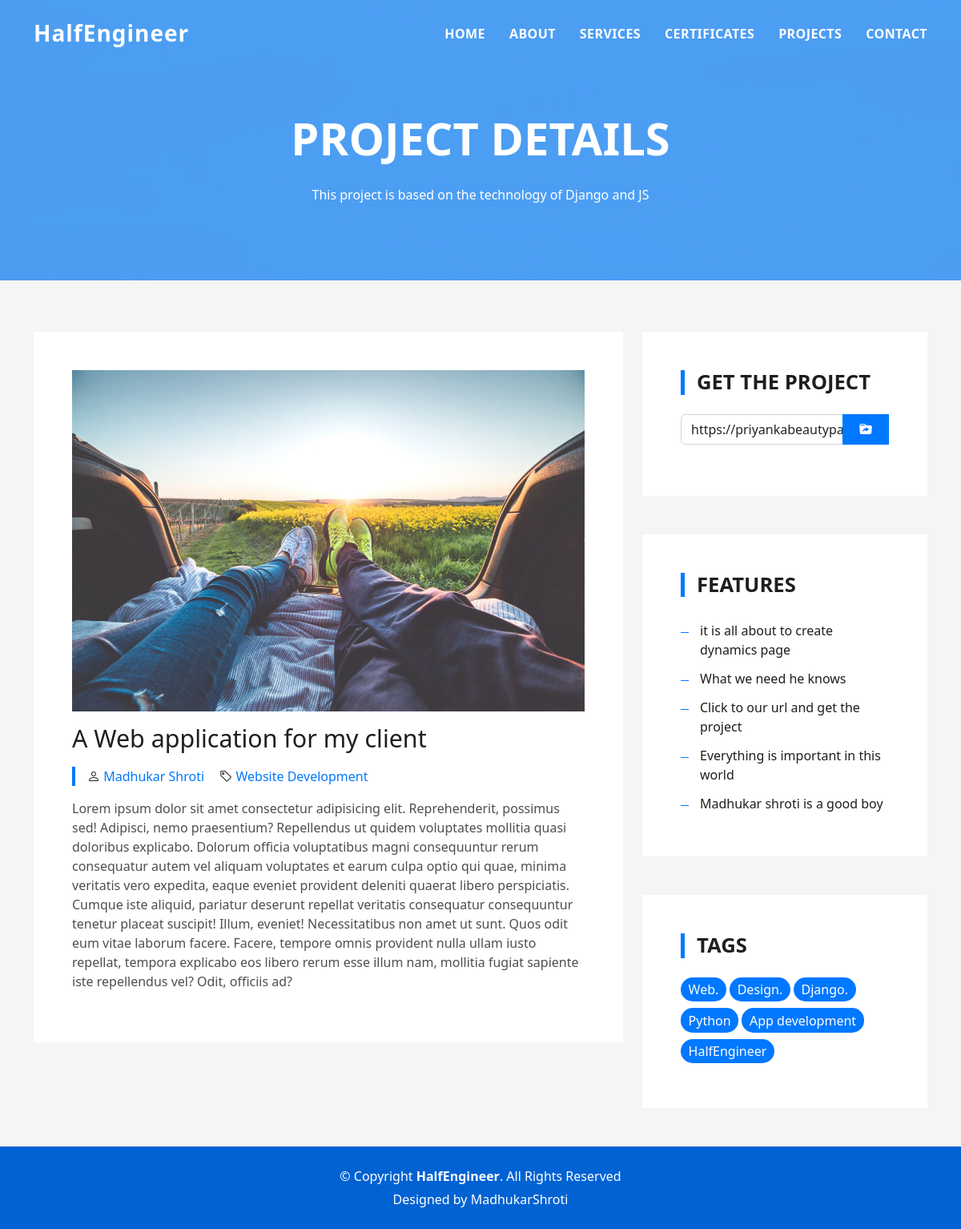
Page /project-detail/3 on the committed database.
### Projects/models.py (models this page shows)
class ProjectShow(models.Model):
    prject_id = models.AutoField
    technology = models.CharField(max_length=50)
    link = models.CharField(max_length=100)
    image = models.ImageField(upload_to='Project/images', default="")
    Feature1 = models.CharField(max_length=50, blank=True)
    Feature2 = models.CharField(max_length=50, blank=True)
    Feature3 = models.CharField(max_length=50, blank=True)
    Feature4 = models.CharField(max_length=50, blank=True)
    Feature5 = models.CharField(max_length=50, blank=True)
    ProjectTime = models.CharField(max_length=10)
    project_name = models.CharField(max_length=100)
    tag = models.CharField(max_length=20)
    desc = models.TextField()
    desc2 = models.TextField(blank=True)
    def __str__(self):
        return self.project_name

### MyPortfolio/views.py (the view)
# urls.py: path('project-detail/<int:myid>', views.ProjectHandle, name='ProjectHandle'),
def ProjectHandle(request,myid):
    ProjectDetails=ProjectShow.objects.filter(id=myid)
    ProDetails=ProjectShow.objects.all()
    print(ProDetails)
    return render(request, 'project-detail.html',{'ProjectDetails':ProjectDetails[0]})

### templates/project-detail.html (shortened to what this page needs)
{% load static %}
<!DOCTYPE html>
<html lang="en">
  <head>
    <link
      href="{% static 'assets/vendor/bootstrap/css/bootstrap.min.css' %}"
      rel="stylesheet"
    />
    <link
      href="{% static 'assets/vendor/bootstrap-icons/bootstrap-icons.css' %}"
      rel="stylesheet"
    />
    <link
      href="{% static 'assets/vendor/glightbox/css/glightbox.min.css' %}"
      rel="stylesheet"
    />
    <link
      href="{% static 'assets/vendor/swiper/swiper-bundle.min.css' %}"
      rel="stylesheet"
    />
    <link href="{% static 'assets/css/style.css' %}" rel="stylesheet" />
  </head>
  <body>
    <header id="header" class="fixed-top">
      <div class="container d-flex align-items-center justify-content-between">
        <h1 class="logo"><a href="index.html">HalfEngineer</a></h1>
        <nav id="navbar" class="navbar">
          <ul>
            <li><a class="nav-link scrollto" href="#hero">Home</a></li>
            <li><a class="nav-link scrollto" href="#about">About</a></li>
            <li><a class="nav-link scrollto" href="#services">Services</a></li>
            <li><a class="nav-link scrollto" href="#work">Certificates</a></li>
            <li><a class="nav-link scrollto" href="#blog">Projects</a></li>
            <li><a class="nav-link scrollto" href="#contact">Contact</a></li>
          </ul>
        </nav>
      </div>
    </header>
    <div
      class="hero hero-single route bg-image"
      style="background-image: url({% static 'assets/img/overlay-bg.jpg)' %}"
    >
      <div class="overlay-mf"></div>
      <div class="hero-content display-table">
        <div class="table-cell">
          <div class="container">
            <h2 class="hero-title mb-4">Project Details</h2>
            <p>
              This project is based on the technology of
              {{ProjectDetails.technology}}
            </p>
          </div>
        </div>
      </div>
    </div>
    <main id="main">
      <section class="blog-wrapper sect-pt4" id="blog">
        <div class="container">
          <div class="row">
            <div class="col-md-8">
              <div class="post-box">
                <div class="post-thumb">
                  <img
                    src="/media/{{ProjectDetails.image}}"
                    class="img-fluid"
                    alt=""
                  />
                </div>
                <div class="post-meta">
                  <h1 class="article-title">{{ProjectDetails.project_name}}</h1>
                  <ul>
                    <li>
                      <span class="bi bi-person"></span>
                      <a href="#">Madhukar Shroti</a>
                    </li>
                    <li>
                      <span class="bi bi-tag"></span>
                      <a href="#">{{ProjectDetails.tag}}</a>
                    </li>
                  </ul>
                </div>
                <div class="article-content">
                  <p>{{ProjectDetails.desc}}</p>
                </div>
              </div>
            </div>
            <div class="col-md-4">
              <div class="widget-sidebar sidebar-search">
                <h5 class="sidebar-title">Get the project</h5>
                <div class="sidebar-content">
                  <form>
                    <div class="input-group">
                      <p id="p1" oncopy="copy()" class="form-control span3">
                        {{ProjectDetails.link}}
                      </p>
                      <span class="input-group-btn">
                        <button
                          class="btn btn-secondary btn-search"
                          type="button"
                        >
                          <span class="bi bi-folder-symlink-fill"></span>
                        </button>
                      </span>
                    </div>
                  </form>
                </div>
              </div>
              <div class="widget-sidebar">
                <h5 class="sidebar-title">Features</h5>
                <div class="sidebar-content">
                  <ul class="list-sidebar">
                  {% if ProjectDetails.Feature1|length >= 1 %}
                  <li>
                    <a href="#">{{ProjectDetails.Feature1}}</a>
                  </li>
                  {% endif %}
                  {% if ProjectDetails.Feature2|length >= 1 %}
                  <li>
                    <a href="#">{{ProjectDetails.Feature2}}</a>
                  </li>
                  {% endif %}
                  {% if ProjectDetails.Feature3|length >= 1 %}
                  <li>
                    <a href="#">{{ProjectDetails.Feature3}}</a>
                  </li>
                  {% endif %}
                  {% if ProjectDetails.Feature4|length >= 1 %}
                  <li>
                    <a href="#">{{ProjectDetails.Feature4}}</a>
                  </li>
                  {% endif %}
                  {% if ProjectDetails.Feature5|length >= 1 %}
                  <li>
                    <a href="#">{{ProjectDetails.Feature5}}</a>
                  </li>
                  {% endif %}
                  </ul>
                </div>
              </div>
              <div class="widget-sidebar widget-tags">
                <h5 class="sidebar-title">Tags</h5>
                <div class="sidebar-content">
                  <ul>
                    <li>
                      <a href="#">Web.</a>
                    </li>
                    <li>
                      <a href="#">Design.</a>
                    </li>
                    <li>
                      <a href="#">Django.</a>
                    </li>
                    <li>
                      <a href="#">Python</a>
                    </li>
                    <li>
                      <a href="#">App development</a>
                    </li>
                    <li>
                      <a href="#">HalfEngineer</a>
                    </li>
                  </ul>
                </div>
              </div>
            </div>
          </div>
        </div>
      </section>
    </main>
    <footer>
      <div class="container">
        <div class="row">
          <div class="col-sm-12">
            <div class="copyright-box">
              <p class="copyright">
                &copy; Copyright <strong>HalfEngineer</strong>. All Rights
                Reserved
              </p>
              <div class="credits">
                Designed by
                <a href="https://HalfEngineer.ml/">MadhukarShroti</a>
              </div>
            </div>
          </div>
        </div>
      </div>
    </footer>
  </body>
</html>

### static/assets/css/style.css (style rules this page uses)
body { background-color: #f5f5f5; color: #4e4e4e; }
h1, h2, h3, h4, h5, h6 { color: #1e1e1e; }
a { color: #1e1e1e; text-decoration: none; transition: all 0.5s ease-in-out; }
.bg-image { background-repeat: no-repeat; background-attachment: fixed; background-size: cover; background-position: center center; }
.overlay-mf { background-color: #0078ff; }
.overlay-mf { position: absolute; top: 0; left: 0px; padding: 0; height: 100%; width: 100%; opacity: 0.7; }
.display-table { width: 100%; height: 100%; display: table; }
.table-cell { display: table-cell; vertical-align: middle; }
.sect-pt4 { padding-top: 4rem; }
.ul-resect, .widget-tags ul, .widget-sidebar .list-sidebar, .box-comments .list-comments, .blog-wrapper .post-meta ul, .list-ico, .socials ul { list-style: none; padding-left: 0; margin-bottom: 0; }
#header { transition: all 0.5s; z-index: 997; padding: 20px 0; }
#header .logo { font-size: 28px; margin: 0; padding: 0; font-weight: 600; letter-spacing: 1px; }
#header .logo a { color: #fff; }
.navbar { padding: 0; }
.navbar ul { margin: 0; padding: 0; display: flex; list-style: none; align-items: center; }
.navbar li { position: relative; }
.navbar>ul>li { white-space: nowrap; padding: 10px 0 10px 30px; }
.navbar a, .navbar a:focus { display: flex; align-items: center; justify-content: space-between; color: #fff; font-size: 16px; font-weight: 600; padding: 0; white-space: nowrap; transition: 0.3s; letter-spacing: 0.4px; position: relative; text-transform: uppercase; }
.navbar>ul>li>a:before { content: ""; position: absolute; width: 100%; height: 2px; bottom: -6px; left: 0; width: 0; background-color: #fff; visibility: hidden; transition: all 0.3s ease-in-out 0s; }
.hero { height: 100vh; position: relative; color: #fff; }
.hero .hero-content { text-align: center; position: absolute; }
.hero .hero-title { color: #fff; font-weight: 600; font-size: 3rem; }
@media (min-width: 768px) { .hero .hero-title { font-size: 4.5rem; } }
.hero-single { height: 350px; }
.hero-single .hero-content { margin-top: 30px; }
.hero-single .hero-title { text-transform: uppercase; font-size: 3rem; }
@media (min-width: 768px) { .hero-single .hero-title { font-size: 3.5rem; } }
.post-box, .form-comments, .box-comments, .widget-sidebar { padding: 2rem; background-color: #fff; margin-bottom: 3rem; }
@media (min-width: 768px) { .post-box, .form-comments, .box-comments, .widget-sidebar { padding: 3rem; } }
.blog-wrapper .article-title { font-size: 1.5rem; }
@media (min-width: 768px) { .blog-wrapper .article-title { font-size: 1.9rem; } }
.blog-wrapper .post-meta { margin: 1rem 0; }
.blog-wrapper .post-meta ul { border-left: 4px solid #0078ff; margin-top: 1rem; }
.blog-wrapper .post-meta ul li { display: inline-block; margin-left: 15px; }
.blog-wrapper .post-meta ul a { color: #0078ff; }
.blog-wrapper .post-meta ul span { color: #1e1e1e; }
.widget-sidebar .sidebar-title { font-size: 1.6rem; font-weight: 600; border-left: 5px solid #0078ff; padding-left: 15px; text-transform: uppercase; margin-bottom: 1.5rem; }
.widget-sidebar .list-sidebar li { position: relative; padding: 6px 0 6px 24px; }
.widget-sidebar .list-sidebar li:before { position: absolute; content: ""; width: 10px; height: 1px; left: 0; background-color: #0078ff; top: 20px; }
.sidebar-search .btn-search { background-color: #0078ff; border-color: #0078ff; border-radius: 0; padding-left: 20px; padding-right: 20px; }
.widget-tags ul li { display: inline-block; background-color: #0078ff; padding: 0.2rem 0.6rem; margin-bottom: 0.5rem; border-radius: 15px; }
.widget-tags ul li a { color: #fff; }
footer { text-align: center; color: #fff; padding: 25px 0; background: #0062d3; }
footer .copyright { margin-bottom: 0.3rem; }
footer .credits { margin-bottom: 0; }
footer .credits a { color: #fff; }

### rows in the picture
ProjectShow: technology "Django and JS", image (picture), project_name "A Web application for my client", tag "Website Development", desc "Lorem ipsum dolor sit amet consectetur adipisicing elit. Reprehenderit, possimus sed! Adipisci, nemo praesentium? Repellendus ut quidem voluptates mollitia quasi doloribus explicabo. Dolorum officia voluptatibus magni consequuntur rerum consequatur autem vel aliquam voluptates et earum culpa optio qui quae, minima veritatis vero expedita, eaque eveniet provident deleniti quaerat libero perspiciatis. Cumque iste aliquid, pariatur deserunt repellat veritatis consequatur consequuntur tenetur placeat suscipit! Illum, eveniet! Necessitatibus non amet ut sunt. Quos odit eum vitae laborum facere. Facere, tempore omnis provident nulla ullam iusto repellat, tempora explicabo eos libero rerum esse…", link "https://priyankabeautyparlour.in", Feature1 "it is all about to create dynamics page", Feature2 "What we need he knows", Feature3 "Click to our url and get the project", Feature4 "Everything is important in this world", Feature5 "Madhukar shroti is a good boy"
